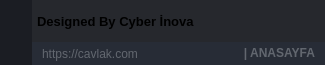
      <widget class="QFrame" name="frame_top_2">
       <property name="minimumSize">
        <size>
         <width>0</width>
         <height>65</height>
        </size>
       </property>
       <property name="maximumSize">
        <size>
         <width>16777215</width>
         <height>65</height>
        </size>
       </property>
       <property name="styleSheet">
        <string notr="true">background-color: transparent;</string>
       </property>
       <property name="frameShape">
        <enum>QFrame::NoFrame</enum>
       </property>
       <property name="frameShadow">
        <enum>QFrame::Raised</enum>
       </property>
       <layout class="QHBoxLayout" name="horizontalLayout_11">
        <property name="spacing">
         <number>0</number>
        </property>
        <property name="leftMargin">
         <number>0</number>
        </property>
        <property name="topMargin">
         <number>0</number>
        </property>
        <property name="rightMargin">
         <number>0</number>
        </property>
        <property name="bottomMargin">
         <number>0</number>
        </property>
        <item>
         <widget class="QFrame" name="frame_toggle_2">
          <property name="maximumSize">
           <size>
            <width>70</width>
            <height>16777215</height>
           </size>
          </property>
          <property name="styleSheet">
           <string notr="true">background-color: rgb(27, 29, 35);</string>
          </property>
          <property name="frameShape">
           <enum>QFrame::NoFrame</enum>
          </property>
          <property name="frameShadow">
           <enum>QFrame::Raised</enum>
          </property>
          <layout class="QVBoxLayout" name="verticalLayout_12">
           <property name="spacing">
            <number>0</number>
           </property>
           <property name="leftMargin">
            <number>0</number>
           </property>
           <property name="topMargin">
            <number>0</number>
           </property>
           <property name="rightMargin">
            <number>0</number>
           </property>
           <property name="bottomMargin">
            <number>0</number>
           </property>
           <item>
            <widget class="QPushButton" name="btn_toggle_menu_2">
             <property name="sizePolicy">
              <sizepolicy hsizetype="Expanding" vsizetype="Expanding">
               <horstretch>0</horstretch>
               <verstretch>0</verstretch>
              </sizepolicy>
             </property>
             <property name="whatsThis">
              <string>&lt;html&gt;&lt;head/&gt;&lt;body&gt;&lt;p&gt;&lt;br/&gt;&lt;/p&gt;&lt;/body&gt;&lt;/html&gt;</string>
             </property>
             <property name="styleSheet">
              <string notr="true">QPushButton {
        background-image: url(:Cavlak/icons/24x24/cil-menu.png);
	background-position: center;
	background-repeat: no-reperat;
	border: none;
	background-color: rgb(27, 29, 35);
}
QPushButton:hover {
	background-color: rgb(33, 37, 43);
}
QPushButton:pressed {	
	background-color: rgb(85, 170, 255);
}</string>
             </property>
             <property name="text">
              <string/>
             </property>
             <property name="icon">
              <iconset>
               <normaloff>icons/24x24/cil-menu.png</normaloff>icons/24x24/cil-menu.png</iconset>
             </property>
            </widget>
           </item>
          </layout>
         </widget>
        </item>
        <item>
         <widget class="QFrame" name="frame_top_right_2">
          <property name="styleSheet">
           <string notr="true">background: transparent;</string>
          </property>
          <property name="frameShape">
           <enum>QFrame::NoFrame</enum>
          </property>
          <property name="frameShadow">
           <enum>QFrame::Raised</enum>
          </property>
          <layout class="QVBoxLayout" name="verticalLayout_13">
           <property name="spacing">
            <number>0</number>
           </property>
           <property name="leftMargin">
            <number>0</number>
           </property>
           <property name="topMargin">
            <number>0</number>
           </property>
           <property name="rightMargin">
            <number>0</number>
           </property>
           <property name="bottomMargin">
            <number>0</number>
           </property>
           <item>
            <widget class="QFrame" name="frame_top_btns_2">
             <property name="maximumSize">
              <size>
               <width>16777215</width>
               <height>42</height>
              </size>
             </property>
             <property name="styleSheet">
              <string notr="true">background-color: rgba(27, 29, 35, 200)</string>
             </property>
             <property name="frameShape">
              <enum>QFrame::NoFrame</enum>
             </property>
             <property name="frameShadow">
              <enum>QFrame::Raised</enum>
             </property>
             <layout class="QHBoxLayout" name="horizontalLayout_13">
              <property name="spacing">
               <number>0</number>
              </property>
              <property name="leftMargin">
               <number>0</number>
              </property>
              <property name="topMargin">
               <number>0</number>
              </property>
              <property name="rightMargin">
               <number>0</number>
              </property>
              <property name="bottomMargin">
               <number>0</number>
              </property>
              <item>
               <widget class="QFrame" name="frame_label_top_btns_2">
                <property name="sizePolicy">
                 <sizepolicy hsizetype="Expanding" vsizetype="Preferred">
                  <horstretch>0</horstretch>
                  <verstretch>0</verstretch>
                 </sizepolicy>
                </property>
                <property name="frameShape">
                 <enum>QFrame::NoFrame</enum>
                </property>
                <property name="frameShadow">
                 <enum>QFrame::Raised</enum>
                </property>
                <layout class="QHBoxLayout" name="horizontalLayout_14">
                 <property name="spacing">
                  <number>0</number>
                 </property>
                 <property name="leftMargin">
                  <number>5</number>
                 </property>
                 <property name="topMargin">
                  <number>0</number>
                 </property>
                 <property name="rightMargin">
                  <number>10</number>
                 </property>
                 <property name="bottomMargin">
                  <number>0</number>
                 </property>
                 <item>
                  <widget class="QFrame" name="frame_icon_top_bar_2">
                   <property name="maximumSize">
                    <size>
                     <width>30</width>
                     <height>30</height>
                    </size>
                   </property>
                   <property name="styleSheet">
                    <string notr="true">background: transparent;
background-image: url(:/Cavlak/icons/16x16/cil-terminal.png);
background-position: center;
background-repeat: no-repeat;
</string>
                   </property>
                   <property name="frameShape">
                    <enum>QFrame::StyledPanel</enum>
                   </property>
                   <property name="frameShadow">
                    <enum>QFrame::Raised</enum>
                   </property>
                  </widget>
                 </item>
                 <item>
                  <widget class="QLabel" name="label_title_bar_top_2">
                   <property name="font">
                    <font>
                     <family>Segoe UI</family>
                     <pointsize>10</pointsize>
                     <weight>75</weight>
                     <bold>true</bold>
                    </font>
                   </property>
                   <property name="styleSheet">
                    <string notr="true">background: transparent;
</string>
                   </property>
                   <property name="text">
                    <string>Designed By Cyber İnova</string>
                   </property>
                  </widget>
                 </item>
                </layout>
               </widget>
              </item>
              <item alignment="Qt::AlignRight">
               <widget class="QFrame" name="frame_btns_right_2">
                <property name="sizePolicy">
                 <sizepolicy hsizetype="Expanding" vsizetype="Preferred">
                  <horstretch>0</horstretch>
                  <verstretch>0</verstretch>
                 </sizepolicy>
                </property>
                <property name="maximumSize">
                 <size>
                  <width>120</width>
                  <height>16777215</height>
                 </size>
                </property>
                <property name="frameShape">
                 <enum>QFrame::NoFrame</enum>
                </property>
                <property name="frameShadow">
                 <enum>QFrame::Raised</enum>
                </property>
                <layout class="QHBoxLayout" name="horizontalLayout_15">
                 <property name="spacing">
                  <number>0</number>
                 </property>
                 <property name="leftMargin">
                  <number>0</number>
                 </property>
                 <property name="topMargin">
                  <number>0</number>
                 </property>
                 <property name="rightMargin">
                  <number>0</number>
                 </property>
                 <property name="bottomMargin">
                  <number>0</number>
                 </property>
                 <item>
                  <widget class="QPushButton" name="btn_minimize_2">
                   <property name="sizePolicy">
                    <sizepolicy hsizetype="Minimum" vsizetype="Expanding">
                     <horstretch>0</horstretch>
                     <verstretch>0</verstretch>
                    </sizepolicy>
                   </property>
                   <property name="minimumSize">
                    <size>
                     <width>40</width>
                     <height>0</height>
                    </size>
                   </property>
                   <property name="maximumSize">
                    <size>
                     <width>40</width>
                     <height>16777215</height>
                    </size>
                   </property>
                   <property name="toolTip">
                    <string>Minimize</string>
                   </property>
                   <property name="styleSheet">
                    <string notr="true">QPushButton {	
	border: none;
	background-color: transparent;
}
QPushButton:hover {
	background-color: rgb(52, 59, 72);
}
QPushButton:pressed {	
	background-color: rgb(85, 170, 255);
}</string>
                   </property>
                   <property name="text">
                    <string/>
                   </property>
                   <property name="icon">
                    <iconset>
                     <normaloff>:/Cavlak/icons/16x16/cil-window-minimize.png</normaloff>:/Cavlak/icons/16x16/cil-window-minimize.png</iconset>
                   </property>
                  </widget>
                 </item>
                 <item>
                  <widget class="QPushButton" name="btn_maximize_restore_2">
                   <property name="sizePolicy">
                    <sizepolicy hsizetype="Minimum" vsizetype="Expanding">
                     <horstretch>0</horstretch>
                     <verstretch>0</verstretch>
                    </sizepolicy>
                   </property>
                   <property name="minimumSize">
                    <size>
                     <width>40</width>
                     <height>0</height>
                    </size>
                   </property>
                   <property name="maximumSize">
                    <size>
                     <width>40</width>
                     <height>16777215</height>
                    </size>
                   </property>
                   <property name="toolTip">
                    <string>Maximize</string>
                   </property>
                   <property name="styleSheet">
                    <string notr="true">QPushButton {	
	border: none;
	background-color: transparent;
}
QPushButton:hover {
	background-color: rgb(52, 59, 72);
}
QPushButton:pressed {	
	background-color: rgb(85, 170, 255);
}</string>
                   </property>
                   <property name="text">
                    <string/>
                   </property>
                   <property name="icon">
                    <iconset>
                     <normaloff>:/Cavlak/icons/16x16/cil-window-maximize.png</normaloff>:/Cavlak/icons/16x16/cil-window-maximize.png</iconset>
                   </property>
                  </widget>
                 </item>
                 <item>
                  <widget class="QPushButton" name="btn_close_2">
                   <property name="sizePolicy">
                    <sizepolicy hsizetype="Minimum" vsizetype="Expanding">
                     <horstretch>0</horstretch>
                     <verstretch>0</verstretch>
                    </sizepolicy>
                   </property>
                   <property name="minimumSize">
                    <size>
                     <width>40</width>
                     <height>0</height>
                    </size>
                   </property>
                   <property name="maximumSize">
                    <size>
                     <width>40</width>
                     <height>16777215</height>
                    </size>
                   </property>
                   <property name="toolTip">
                    <string>Close</string>
                   </property>
                   <property name="styleSheet">
                    <string notr="true">QPushButton {	
	border: none;
	background-color: transparent;
}
QPushButton:hover {
	background-color: rgb(52, 59, 72);
}
QPushButton:pressed {	
	background-color: rgb(85, 170, 255);
}</string>
                   </property>
                   <property name="text">
                    <string/>
                   </property>
                   <property name="icon">
                    <iconset>
                     <normaloff>:/Cavlak/icons/16x16/cil-x.png</normaloff>:/Cavlak/icons/16x16/cil-x.png</iconset>
                   </property>
                  </widget>
                 </item>
                </layout>
               </widget>
              </item>
             </layout>
            </widget>
           </item>
           <item>
            <widget class="QFrame" name="frame_top_info_2">
             <property name="maximumSize">
              <size>
               <width>16777215</width>
               <height>65</height>
              </size>
             </property>
             <property name="styleSheet">
              <string notr="true">background-color: rgb(39, 44, 54);</string>
             </property>
             <property name="frameShape">
              <enum>QFrame::NoFrame</enum>
             </property>
             <property name="frameShadow">
              <enum>QFrame::Raised</enum>
             </property>
             <layout class="QHBoxLayout" name="horizontalLayout_16">
              <property name="spacing">
               <number>0</number>
              </property>
              <property name="leftMargin">
               <number>10</number>
              </property>
              <property name="topMargin">
               <number>0</number>
              </property>
              <property name="rightMargin">
               <number>10</number>
              </property>
              <property name="bottomMargin">
               <number>0</number>
              </property>
              <item>
               <widget class="QLabel" name="label_top_info_3">
                <property name="maximumSize">
                 <size>
                  <width>16777215</width>
                  <height>15</height>
                 </size>
                </property>
                <property name="font">
                 <font>
                  <family>Segoe UI</family>
                 </font>
                </property>
                <property name="styleSheet">
                 <string notr="true">color: rgb(98, 103, 111); </string>
                </property>
                <property name="text">
                 <string>https://cavlak.com</string>
                </property>
               </widget>
              </item>
              <item>
               <widget class="QLabel" name="label_top_info_4">
                <property name="minimumSize">
                 <size>
                  <width>0</width>
                  <height>0</height>
                 </size>
                </property>
                <property name="maximumSize">
                 <size>
                  <width>250</width>
                  <height>20</height>
                 </size>
                </property>
                <property name="font">
                 <font>
                  <family>Segoe UI</family>
                  <weight>75</weight>
                  <bold>true</bold>
                 </font>
                </property>
                <property name="styleSheet">
                 <string notr="true">color: rgb(98, 103, 111);</string>
                </property>
                <property name="text">
                 <string>| ANASAYFA</string>
                </property>
                <property name="alignment">
                 <set>Qt::AlignRight|Qt::AlignTrailing|Qt::AlignVCenter</set>
                </property>
               </widget>
              </item>
             </layout>
            </widget>
           </item>
          </layout>
         </widget>
        </item>
       </layout>
      </widget>
